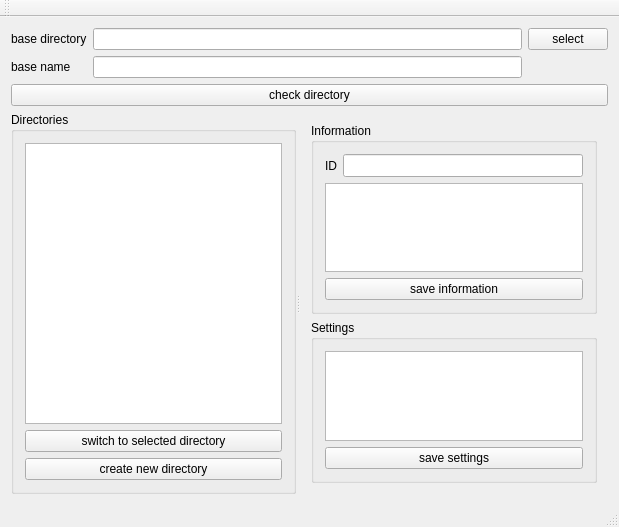
<?xml version="1.0" encoding="UTF-8"?>
<ui version="4.0">
 <class>MainWindow</class>
 <widget class="QMainWindow" name="MainWindow">
  <property name="geometry">
   <rect>
    <x>0</x>
    <y>0</y>
    <width>619</width>
    <height>527</height>
   </rect>
  </property>
  <property name="windowTitle">
   <string>MainWindow</string>
  </property>
  <widget class="QWidget" name="centralWidget">
   <layout class="QVBoxLayout" name="verticalLayout_5">
    <item>
     <layout class="QGridLayout" name="gridLayout">
      <item row="0" column="0">
       <widget class="QLabel" name="label">
        <property name="text">
         <string>base directory</string>
        </property>
       </widget>
      </item>
      <item row="0" column="1">
       <widget class="QLineEdit" name="lineEditBaseDirectory"/>
      </item>
      <item row="0" column="2">
       <widget class="QPushButton" name="pushButtonSelectDirectory">
        <property name="text">
         <string>select</string>
        </property>
       </widget>
      </item>
      <item row="1" column="0">
       <widget class="QLabel" name="label_2">
        <property name="text">
         <string>base name</string>
        </property>
       </widget>
      </item>
      <item row="1" column="1">
       <widget class="QLineEdit" name="lineEditBaseName"/>
      </item>
     </layout>
    </item>
    <item>
     <widget class="QPushButton" name="pushButtonCheckDirectory">
      <property name="text">
       <string>check directory</string>
      </property>
     </widget>
    </item>
    <item>
     <widget class="QSplitter" name="splitter">
      <property name="orientation">
       <enum>Qt::Horizontal</enum>
      </property>
      <widget class="QGroupBox" name="groupBox_2">
       <property name="title">
        <string>Directories</string>
       </property>
       <layout class="QVBoxLayout" name="verticalLayout_2">
        <item>
         <widget class="QListWidget" name="listWidgetProjects">
          <property name="font">
           <font>
            <family>Courier New</family>
            <pointsize>10</pointsize>
           </font>
          </property>
         </widget>
        </item>
        <item>
         <widget class="QPushButton" name="pushButtonSwitch">
          <property name="text">
           <string>switch to selected directory</string>
          </property>
         </widget>
        </item>
        <item>
         <widget class="QPushButton" name="pushButtonCreateNew">
          <property name="text">
           <string>create new directory</string>
          </property>
         </widget>
        </item>
       </layout>
      </widget>
      <widget class="QWidget" name="layoutWidget">
       <layout class="QVBoxLayout" name="verticalLayout_3">
        <item>
         <widget class="QGroupBox" name="groupBox">
          <property name="title">
           <string>Information</string>
          </property>
          <layout class="QVBoxLayout" name="verticalLayout">
           <item>
            <layout class="QHBoxLayout" name="horizontalLayout">
             <item>
              <widget class="QLabel" name="label_3">
               <property name="text">
                <string>ID</string>
               </property>
              </widget>
             </item>
             <item>
              <widget class="QLineEdit" name="lineEditId">
               <property name="font">
                <font>
                 <family>Courier New</family>
                 <pointsize>10</pointsize>
                </font>
               </property>
              </widget>
             </item>
            </layout>
           </item>
           <item>
            <widget class="QPlainTextEdit" name="plainTextEditInformation">
             <property name="font">
              <font>
               <family>Courier New</family>
               <pointsize>10</pointsize>
              </font>
             </property>
            </widget>
           </item>
           <item>
            <widget class="QPushButton" name="pushButtonSaveInformation">
             <property name="text">
              <string>save information</string>
             </property>
            </widget>
           </item>
          </layout>
         </widget>
        </item>
        <item>
         <widget class="QGroupBox" name="groupBox_3">
          <property name="title">
           <string>Settings</string>
          </property>
          <layout class="QVBoxLayout" name="verticalLayout_4">
           <item>
            <widget class="QPlainTextEdit" name="plainTextEditSettings">
             <property name="font">
              <font>
               <family>Courier New</family>
               <pointsize>10</pointsize>
              </font>
             </property>
            </widget>
           </item>
           <item>
            <widget class="QPushButton" name="pushButtonSaveSettings">
             <property name="text">
              <string>save settings</string>
             </property>
            </widget>
           </item>
          </layout>
         </widget>
        </item>
       </layout>
      </widget>
     </widget>
    </item>
   </layout>
  </widget>
  <widget class="QMenuBar" name="menuBar">
   <property name="geometry">
    <rect>
     <x>0</x>
     <y>0</y>
     <width>619</width>
     <height>21</height>
    </rect>
   </property>
  </widget>
  <widget class="QToolBar" name="mainToolBar">
   <attribute name="toolBarArea">
    <enum>TopToolBarArea</enum>
   </attribute>
   <attribute name="toolBarBreak">
    <bool>false</bool>
   </attribute>
  </widget>
  <widget class="QStatusBar" name="statusBar"/>
 </widget>
 <layoutdefault spacing="6" margin="11"/>
 <resources/>
 <connections/>
</ui>
